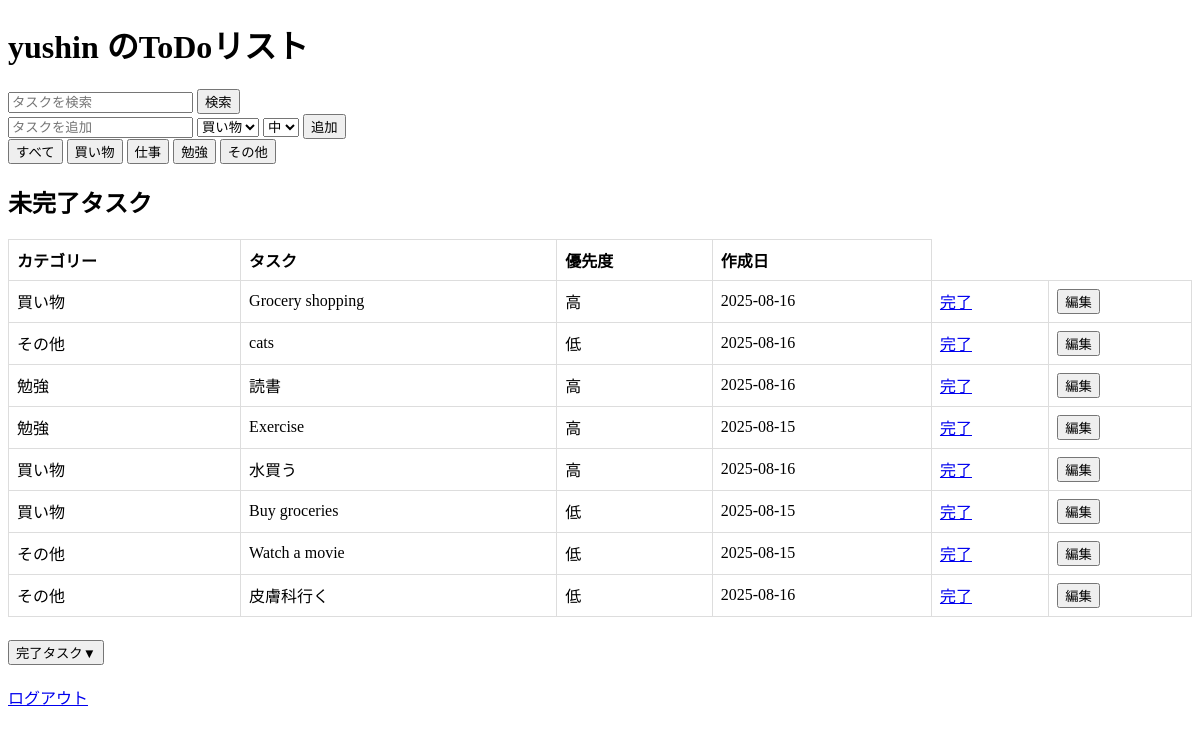
Page / (signed in) on the earlier database version.
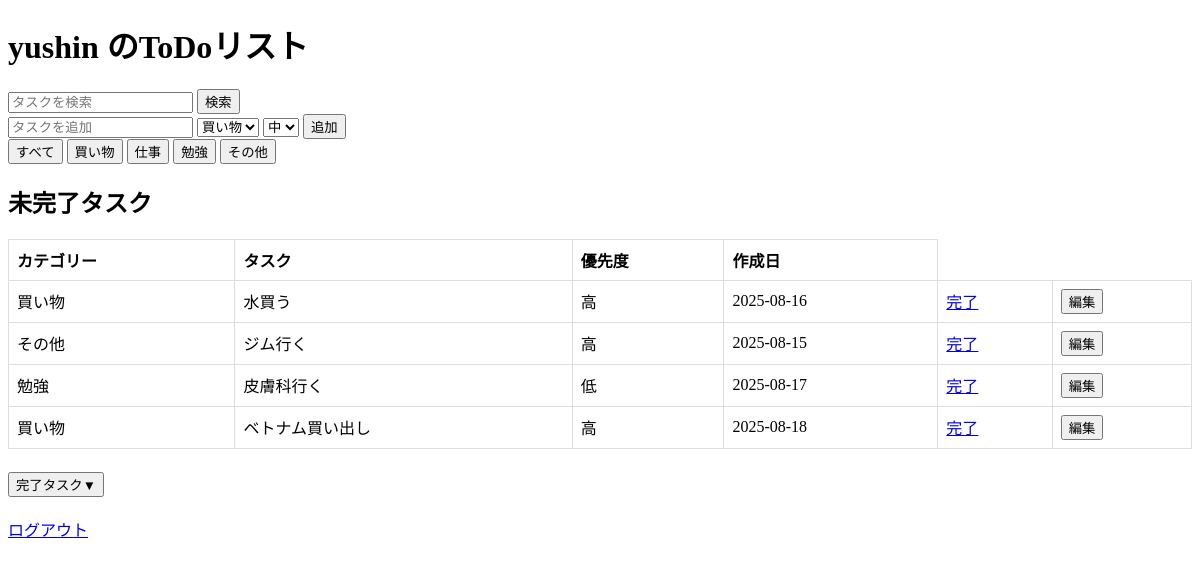
Same page on the later database version.
### tables this page shows
CREATE TABLE users(
                  id INTEGER PRIMARY KEY,
                  username TEXT UNIQUE,
                  password_hash TEXT
              );

CREATE TABLE tasks(
                  id INTEGER PRIMARY KEY AUTOINCREMENT, 
                  user_id INTEGER,
                  task TEXT,
                  is_done INTEGER DEFAULT 0,
                  category TEXT,
                  priority INTEGER,
                  date_created DATE,
                  FOREIGN KEY(user_id) REFERENCES users(id)
                );

### main.py (the view, shortened to what this page needs)
@app.route("/")
@login_required
def index():
    category_filter = request.args.get("category")
    conn = sqlite3.connect(DB_PATH)
    c = conn.cursor()
    if category_filter:
        c.execute("""
                  SELECT id, task, is_done, category, priority, date_created
                  FROM tasks
                  WHERE user_id=? AND category=? AND is_done=0
        """, (current_user.id, category_filter))
    else:
        c.execute("""
            SELECT id, task, is_done, category, priority, date_created
            FROM tasks
            WHERE user_id=? AND is_done=0
        """, (current_user.id,))
    print("カテゴリー：" + str(category_filter))
    active_tasks = c.fetchall()
    if category_filter:
        c.execute("""
                  SELECT id, task, is_done, category, priority, date_created
                  FROM tasks
                  WHERE user_id=? AND category=? AND is_done=1
                  ORDER BY
                CASE priority
                    WHEN "高" THEN 1
                    WHEN "中" THEN 2
                    WHEN "低" THEN 3
                END
        """, (current_user.id, category_filter))
    else:
        c.execute("""
            SELECT id, task, is_done, category, priority, date_created
            FROM tasks
            WHERE user_id=? AND is_done=1
            ORDER BY
            CASE priority
                WHEN "高" THEN 1
                WHEN "中" THEN 2
                WHEN "低" THEN 3
            END
        """, (current_user.id,))
    completed_tasks = c.fetchall()
    search_result = []
    search_query = request.args.get("q", "")
    search_result = c.fetchall()
    conn.close()
    return render_template("index.html", active_tasks=active_tasks, completed_tasks=completed_tasks,
                           search_result=search_result, username=current_user.username)

### main.py (called while the page is built)
@login_manager.user_loader
def load_user(user_id):
    conn = sqlite3.connect(DB_PATH)
    c = conn.cursor()
    c.execute("SELECT id, username, password_hash FROM users WHERE id=?", (user_id,))
    row = c.fetchone()
    if row:
        return User(*row)
    return None

### templates/index.html (shortened to what this page needs)
<!DOCTYPE html>
<html>
<head>
    <link rel="stylesheet" href="{{ url_for('static', filename='css/style.css') }}">
</head>
<body>
    <h1>{{ username }} のToDoリスト</h1>
    <div>
        <form action="/" method="GET">
            <input type="text" name="q" placeholder="タスクを検索" value="{{ request.args.get('q', '') }}">
            <button type="submit">検索</button>
        </form>
    </div>
    <form action="/add" method="POST">
        <input type="text" name="task" placeholder="タスクを追加" required>
        <select name="category">
            <option value="買い物">買い物</option>
        </select>
        <select name="priority">
            <option value="2" selected>中</option>
        </select>
        <button type="submit">追加</button>
    </form>
    <div id="categoryFilter">
        <button class="filter-btn" data-category="all">すべて</button>
        <button class="filter-btn" data-category="買い物">買い物</button>
        <button class="filter-btn" data-category="仕事">仕事</button>
        <button class="filter-btn" data-category="勉強">勉強</button>
        <button class="filter-btn" data-category="その他">その他</button>
    </div>
    <h2>未完了タスク</h2>
    <table id="todoTable" class="task-table">
        <thead>
            <tr class="sortable">
                <th data-sort="category">カテゴリー</th>
                <th data-sort="task">タスク</th>
                <th data-sort="priority">優先度</th>
                <th data-sort="created">作成日</th>
            </tr>
        </thead>
        <tbody>
            {% for task in active_tasks %}
            <tr id="task-{{ task[0] }}" class="task-item" data-id="{{ task[0] }}" data-task="{{ task[1] }}"
                data-category="{{ task[3] }}" data-priority="{{ task[4] }}" data-created="{{ task[5] }}">
                <td class="category" data-label="カテゴリー">{{ task[3] }}</td>
                <td class="task" data-label="タスク">{{ task[1] }}</td>
                <td class="priority" data-label="優先度">
                    {% if task[4] == 1 %}高
                    {% elif task[4] == 2 %}中
                    {% else %}低
                    {% endif %}
                </td>
                <td class="date_created" data-label="作成日">{{ task[5] }}</td>
                <td><a href="/toggle/{{ task[0] }}" class="btn btn-comp">完了</a></td>
                <td><button class="btn btn-edit">編集</button></td>
            </tr>
            {% else %}
            <tr>
                <td colspan="6">未完了タスクはありません。</td>
            </tr>
            {% endfor %}
        </tbody>
    </table>
    <h2>
        <button id="taskComp" class="accordion-btn">完了タスク▼</button>
    </h2>
    <a href="/logout">ログアウト</a>
</body>
</html>

### static/css/style.css (style rules this page uses)
.task-table { width: 100%; border-collapse: collapse; }
.task-table th, .task-table td { border: 1px solid #ddd; padding: 8px; text-align: left; }

Differences in the rows shown:
removed tasks: category "買い物", task "Grocery shopping", priority "高", date_created "2025-08-16"
removed tasks: category "その他", task "cats", priority "低", date_created "2025-08-16"
removed tasks: category "勉強", task "読書", priority "高", date_created "2025-08-16"
removed tasks: category "勉強", task "Exercise", priority "高", date_created "2025-08-15"
no longer on this page (row edited): tasks: category "買い物", task "Buy groceries", priority "低", date_created "2025-08-15"
no longer on this page (row edited): tasks: category "その他", task "Watch a movie", priority "低", date_created "2025-08-15"
removed tasks: category "その他", task "皮膚科行く", priority "低", date_created "2025-08-16"
now on this page (row edited): tasks: category "その他", task "ジム行く", priority "高", date_created "2025-08-15"
added tasks: category "勉強", task "皮膚科行く", priority "低", date_created "2025-08-17"
added tasks: category "買い物", task "ベトナム買い出し", priority "高", date_created "2025-08-18"
